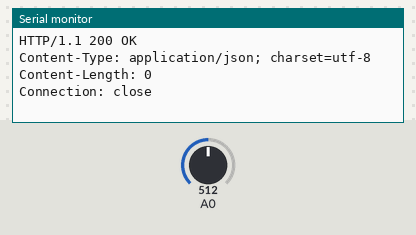
Simulated run of this sketch. Board: ESP8266 (NodeMCU). On the bench: the last lines printed to the serial monitor. The test bench sets the inputs (shaded band); at power-on: A0 = 512. WiFi joins after 1.5 s; servers stay silent unless stated; uploads are accepted with an empty reply.

Above: at 2.7 s.
2.8 s: A0 set to 716
At 6.96 s:
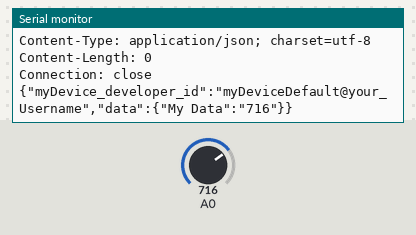
8.7 s: A0 set to 900
At 12.22 s:
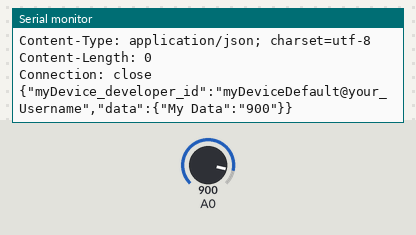
Timing chart, 0 to 13.7 s (numbered marks = the images above; inputs shaded):
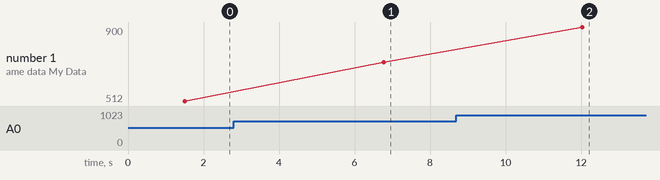

The sketch:

ESP8266_Favoriot.ino
```cpp
#include <SPI.h>
#include <ESP8266WiFi.h>

char ssid[] = "your_network_SSID";      // change it!
char pass[] = "your_network_PASSWORD";  // change it!
const String myDevice = "myDeviceDefault@your_Username"; // change it!
char server[] = "api.favoriot.com";

int status = WL_IDLE_STATUS;
WiFiClient client;

void setup() {
  Serial.begin(115200);
  WiFi.disconnect();
  Serial.println("Connecting...");
  WiFi.begin(ssid,pass);

  while((!(WiFi.status() == WL_CONNECTED))){
    delay(300);
    Serial.print(".");
  }

  Serial.println(WiFi.status());
  Serial.println("Connected!");
  Serial.println("");
}

void loop() {
  String myData = String(analogRead(A0));
  String json = "{\"myDevice_developer_id\":\""+myDevice+"\",\"data\":{\"My Data\":\""+myData+"\"}}";
  Serial.println(json);
  if (client.connect(server, 80)) {
    client.println("POST /v1/streams HTTP/1.1");
    client.println("Host: api.favoriot.com");

    client.println(F("apikey: your_api_key"));  // change it!

    client.println("Content-Type: application/json");
    client.println("cache-control: no-cache");
    client.print("Content-Length: ");
    int thisLength = json.length();
    client.println(thisLength);
    client.println("Connection: close");
    client.println();
    client.println(json);
  }
  while (client.available()) {
    char c = client.read();
    Serial.write(c);
  }
  if (!client.connected()) {
    client.stop();
  }
  delay(5000);
}
```

Measured:
- after the input at 2.8 s, the serial monitor: prints a new line after 4.0 s (image 1)
- after the input at 8.7 s, the serial monitor: prints a new line after 3.3 s (image 2)
- plotted number 1: 512 → 716 after the input at 2.8 s, 716 → 900 after the input at 8.7 s
